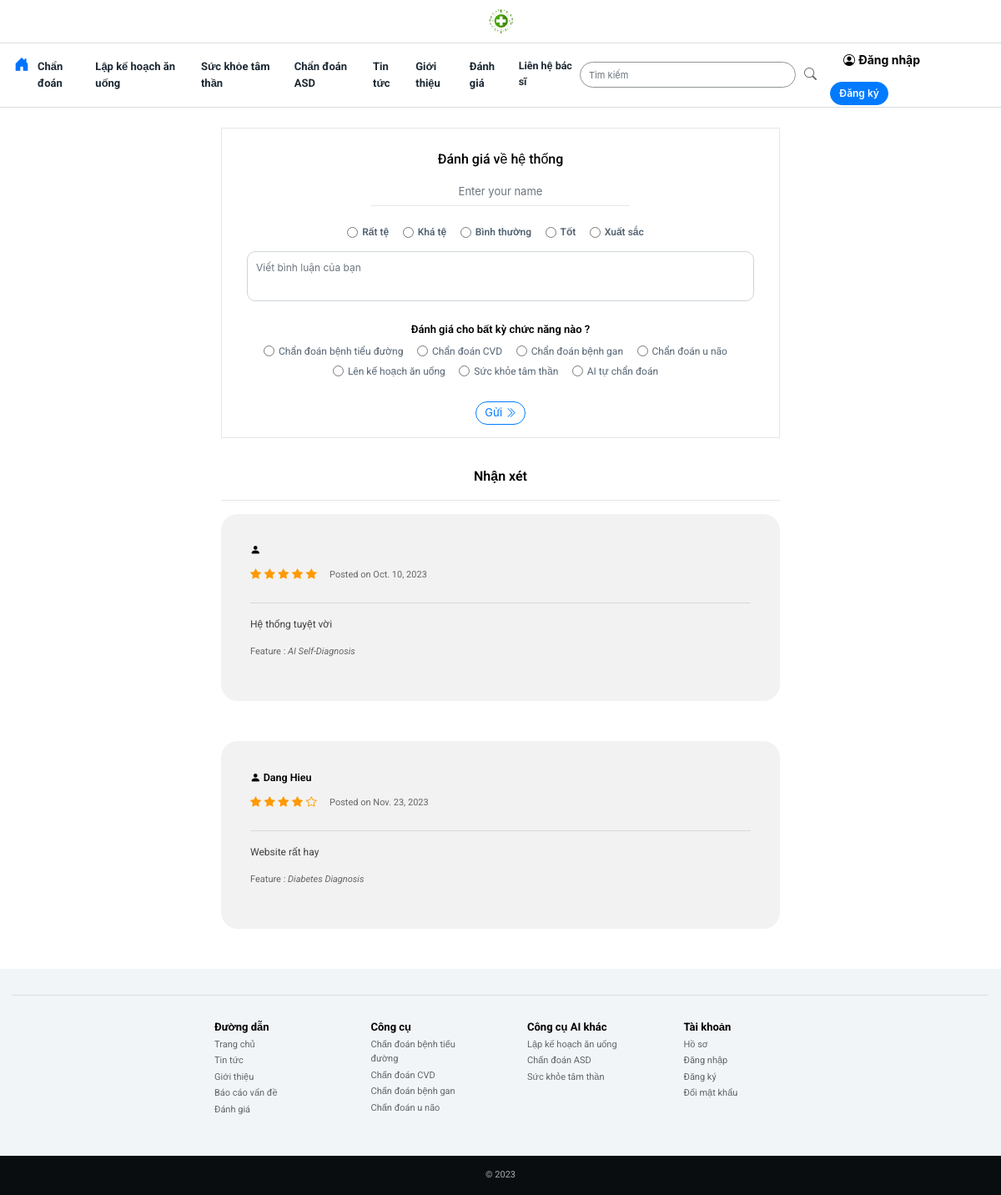
/rating/, run on the app's committed database.
### MAINAPP/models.py (models this page shows, shortened)
class Rating(models.Model):
	rating_user = models.CharField(max_length= 300 ,blank=True)
	rating_tool=models.CharField(max_length =300 ,blank=True)
	rating_parameter=models.CharField(max_length =100 ,blank=True)
	rating_message = models.TextField(blank=True)
	rating_time=models.DateField(blank=True,default=timezone.now)

### MAINAPP/views.py (the view, shortened to what this page needs)
# urls.py: path('rating/', views.rating,name='rating'),
def rating(request):
	reviews=Rating.objects.all()
	context = {'reviews':reviews}
	return render(request, 'MAINAPP/rating.html', context)

### templates/MAINAPP/rating.html (shortened to what this page needs)
{%  extends 'MAINAPP/home.html' %}
{% load static %}
{% block content %}
<br>
<div class="bground1 container col-lg-7">
  <div class="container" style="border:1px solid #e6e6e6 ;padding:15px 30px 15px 30px ;">
    <p style="font-size:16px;font-weight:500;color:black;font-family: 'Roboto', sans-serif;text-align:center;margin:10px;" >Đánh giá về hệ thống</p>
    <form class=""  method="POST" enctype="multipart/form-data" action ="{% url 'rating' %}">
      {% if not user.is_authenticated %}
      <div class="container col-lg-7" style="padding:0px 22px 20px 22px ;">
        <input type="text" class="form-control shadow-none "name="user" placeholder="Enter your name"style=" border:0px;border-bottom:1px solid  #e6e6e6 ; border-radius:0px;font-size:13px;color:black;text-align:center;" required>
      </div>
      {% endif %}
      <div class="text-center" style="margin-bottom:10px;">
      <div class="form-check form-check-inline"><input class="form-check-input" value="1" type="radio" name="rating_parameter" id="rating1" required><label style="font-size:12px;color:#566573 ;font-weight:600;font-family: 'Roboto', sans-serif;"class="form-check-label"  for="rating1">Rất tệ</label></div>
      <div class="form-check form-check-inline"><input class="form-check-input" value="2" type="radio" name="rating_parameter" id="rating2" required><label style="font-size:12px;color:#566573 ;font-weight:600;font-family: 'Roboto', sans-serif;"class="form-check-label"  for="rating2">Khá tệ</label></div>
      <div class="form-check form-check-inline"><input class="form-check-input" value="3" type="radio" name="rating_parameter" id="rating3" required><label style="font-size:12px;color:#566573 ;font-weight:600;font-family: 'Roboto', sans-serif;"class="form-check-label"  for="rating3">Bình thường</label></div>
      <div class="form-check form-check-inline"><input class="form-check-input" value="4" type="radio" name="rating_parameter" id="rating4"required ><label style="font-size:12px;color:#566573 ;font-weight:600;font-family: 'Roboto', sans-serif;"class="form-check-label"  for="rating4">Tốt</label></div>
      <div class="form-check form-check-inline"><input class="form-check-input" value="5" type="radio" name="rating_parameter" id="rating5" required><label style="font-size:12px;color:#566573 ;font-weight:600;font-family: 'Roboto', sans-serif;"class="form-check-label"  for="rating5">Xuất sắc</label></div>
      </div>
      <div class="text-center">
      <textarea class="form-control" name="rating_message" placeholder="Viết bình luận của bạn" id="id_reviewer_message" style="width:100%;height:60px;font-size:12px;padding:10px;border-radius:10px;overflow:hidden;resize: none;" required></textarea>
      </div>
      <br>
      <div class="text-center">
      <p style="font-size:13px;font-weight:600;color:black;font-family: 'Roboto', sans-serif;margin-bottom:5px;text-align:center">Đánh giá cho bất kỳ chức năng nào ?</p>
      <div class="form-check form-check-inline"><input class="form-check-input" value="Diabetes Diagnosis" type="radio" name="rating_tool" id="tool1" ><label style="font-size:12px;color:#566573 ;font-weight:400;font-family: 'Roboto', sans-serif;"class="form-check-label"  for="tool1">Chẩn đoán bệnh tiểu đường</label></div>
      <div class="form-check form-check-inline"><input class="form-check-input" value="CVD Diagnosis" type="radio" name="rating_tool" id="tool2"><label style="font-size:12px;color:#566573 ;font-weight:400;font-family: 'Roboto', sans-serif;"class="form-check-label"  for="tool2">Chẩn đoán CVD</label></div>
      <div class="form-check form-check-inline"><input class="form-check-input" value="Liver Diagnosis" type="radio" name="rating_tool" id="tool3"><label style="font-size:12px;color:#566573 ;font-weight:400;font-family: 'Roboto', sans-serif;"class="form-check-label"  for="tool3">Chẩn đoán bệnh gan</label></div>
      <div class="form-check form-check-inline"><input class="form-check-input" value="Brain Tumor Diagnosis" type="radio" name="rating_tool" id="tool4"><label style="font-size:12px;color:#566573 ;font-weight:400;font-family: 'Roboto', sans-serif;"class="form-check-label"  for="tool4">Chẩn đoán u não</label></div>
      <div class="form-check form-check-inline"><input class="form-check-input" value="AI Diet Planner" type="radio" name="rating_tool" id="tool5" ><label style="font-size:12px;color:#566573 ;font-weight:400;font-family: 'Roboto', sans-serif;"class="form-check-label"  for="tool5">Lên kế hoạch ăn uống</label></div>
      <div class="form-check form-check-inline"><input class="form-check-input" value="Mental Health" type="radio" name="rating_tool" id="tool6" ><label style="font-size:12px;color:#566573 ;font-weight:400;font-family: 'Roboto', sans-serif;"class="form-check-label"  for="tool6">Sức khỏe tâm thần</label></div>
      <div class="form-check form-check-inline"><input class="form-check-input" value="AI Self-Diagnosis" type="radio" name="rating_tool" id="tool7" ><label style="font-size:12px;color:#566573 ;font-weight:400;font-family: 'Roboto', sans-serif;"class="form-check-label"  for="tool7">AI tự chẩn đoán</label></div>
      </div>
      <br>
      <div class="text-center">
        <button type="submit" class="btn btn-outline-primary" style="border-radius:50px;font-weight:400;font-size:13px;border-width:1px;padding:3px 10px 3px 10px">Gửi <i class="bi bi-chevron-double-right"></i> </button>
      </div>
      </form>
  </div>
  <br>
      <p style="font-size:16px;font-weight:600;color:black;font-family: 'Roboto', sans-serif;text-align:center;margin:10px;" >Nhận xét</p>
      <hr>
{% for i in reviews %}
<div class="" style="padding:35px;border-radius:20px;background:#f2f2f2">
  <p style="font-size:12.5px;font-weight:600;color:black;font-family: 'Roboto', sans-serif;margin-bottom:5px;"><i class="bi bi-person-fill"></i> {{i.rating_user}}</p>
  {% if i.rating_parameter == '5' %}
  <label style="font-size:13px;color:#ff9900"><i class="bi bi-star-fill"></i> <i class="bi bi-star-fill"></i> <i class="bi bi-star-fill"></i> <i class="bi bi-star-fill"></i> <i class="bi bi-star-fill"></i></label>
  {% elif i.rating_parameter == '4' %}
  <label style="font-size:13px;color:#ff9900"><i class="bi bi-star-fill"></i> <i class="bi bi-star-fill"></i> <i class="bi bi-star-fill"></i> <i class="bi bi-star-fill"></i> <i class="bi bi-star"></i></label>
  {% elif i.rating_parameter == '3' %}
  <label style="font-size:13px;color:#ff9900"><i class="bi bi-star-fill"></i> <i class="bi bi-star-fill"></i> <i class="bi bi-star-fill"></i> <i class="bi bi-star"></i> <i class="bi bi-star"></i></label>
  {% elif i.rating_parameter == '2' %}
  <label style="font-size:13px;color:#ff9900"><i class="bi bi-star-fill"></i> <i class="bi bi-star-fill"></i> <i class="bi bi-star"></i> <i class="bi bi-star"></i> <i class="bi bi-star"></i></label>
  {% elif i.rating_parameter == '1' %}
  <label style="font-size:13px;color:#ff9900"><i class="bi bi-star-fill"></i> <i class="bi bi-star"></i> <i class="bi bi-star"></i> <i class="bi bi-star"></i> <i class="bi bi-star"></i></label>
  {% endif %}
  <label style="font-size:11px;font-weight:400;color:	 #666666;font-family: 'Roboto', sans-serif;">&nbsp &nbsp Posted on {{i.rating_time}}</label>
  <hr>
  <p style="font-size:12px;font-weight:400;color:#404040;font-family: 'Roboto', sans-serif;">{{i.rating_message}}</p>
    <p style="font-size:11px;font-weight:400;color:#666666;font-family: 'Roboto', sans-serif;">Feature : <i>{{i.rating_tool}}</i></p>
</div>
<br><br>
{% endfor %}
</div>
{% endblock content %}

### static/css/main.css (style rules this page uses)
.bground1,.loginwindow { animation: fadeInAnimation ease 4s; animation-iteration-count: 1; animation-fill-mode: backwards; }

### data on the page
Rating: rating_parameter "5" (drawn), rating_time "Oct. 10, 2023", rating_message "Hệ thống tuyệt vời", rating_tool "AI Self-Diagnosis"
Rating: rating_user "Dang Hieu", rating_parameter "4" (drawn), rating_time "Nov. 23, 2023", rating_message "Website rất hay", rating_tool "Diabetes Diagnosis"
